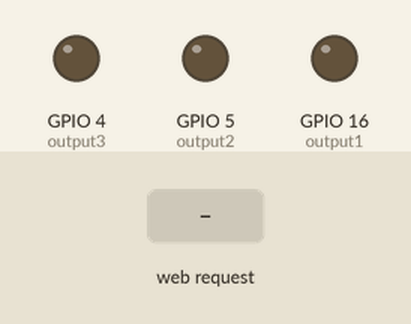
Recording of a sketch running on a simulated ESP32. Parts: output pins drawn as LEDs (lit = HIGH). The test bench sets the inputs (shaded band). WiFi joins after 1.5 s; servers stay silent unless stated; what the sketch prints to the serial monitor is not drawn.

Above: at 2.7 s.
2.8 s: HTTP request GET /16/on received
At 3.4 s:
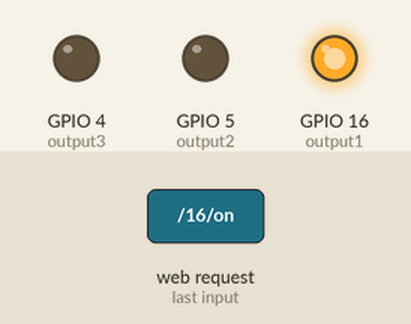
4.3 s: HTTP request GET /5/on received
At 5.5 s:
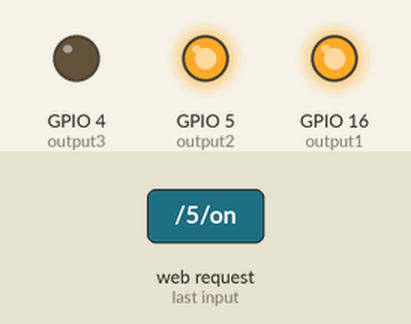
5.8 s: HTTP request GET /16/off received
At 6.9 s:
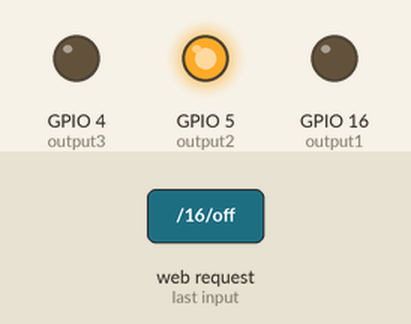
7.3 s: HTTP request GET /4/on received
At 8.0 s:
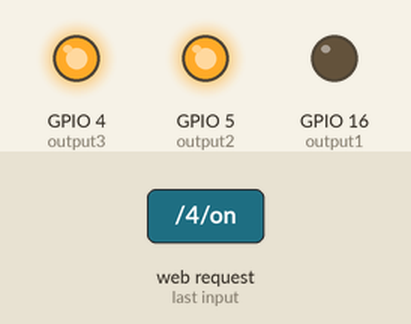
8.8 s: HTTP request GET /5/off received
At 9.1 s:
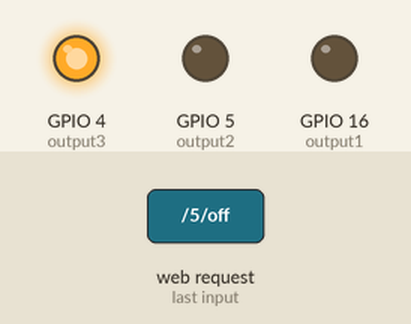
10.3 s: HTTP request GET /4/off received
At 11.5 s:
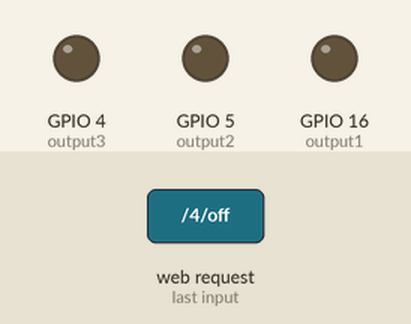
Timing chart, 0 to 12.8 s (numbered marks = the images above; inputs shaded):
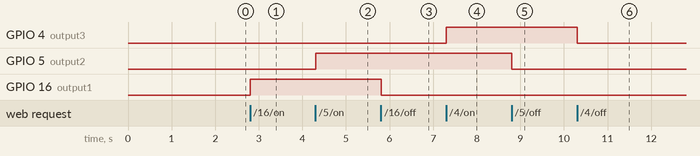

Measured:
- after the input at 2.8 s, GPIO 16 (output1): LOW → HIGH at once
- after the input at 4.3 s, GPIO 5 (output2): LOW → HIGH at once
- after the input at 5.8 s, GPIO 16 (output1): HIGH → LOW at once
- after the input at 7.3 s, GPIO 4 (output3): LOW → HIGH at once
- after the input at 8.8 s, GPIO 5 (output2): HIGH → LOW at once
- after the input at 10.3 s, GPIO 4 (output3): HIGH → LOW at once

The sketch:

VISERVER.ino
```cpp
#include <WiFi.h>

// Replace with your network credentials
const char* ssid     = "BRH_2.4GHZ";
const char* password = "BeWiFi@here";

// Set web server port number to 80
WiFiServer server(80);

// Variable to store the HTTP request
String header;

// Enter name of the devices
String Device_1 = "Fan";
String Device_2 = "Light";
String Device_3 = "Light2";

// Auxiliar variables to store the current output state
String output1State = "off";
String output2State = "off";
String output3State = "off";
String output4State = "off";
String output5State = "off";
String output6State = "off";

// Assign output variables to GPIO pins
const int output1 = 16;
const int output2 = 5;
const int output3 = 4;
const int output4 = 0;
const int output5 = 2;
const int output6 = 14;

// Current time
unsigned long currentTime = millis();
// Previous time
unsigned long previousTime = 0;
// Define timeout time in milliseconds (example: 2000ms = 2s)
const long timeoutTime = 2000;

void setup() {
  Serial.begin(115200);
  // Initialize the output variables as outputs
  pinMode(output1, OUTPUT);
  pinMode(output2, OUTPUT);
  pinMode(output3, OUTPUT);

  // Set outputs to LOW
  digitalWrite(output1, LOW);
  digitalWrite(output2, LOW);
  digitalWrite(output3, LOW);

  // Connect to Wi-Fi network with SSID and password
  Serial.print("Connecting to ");
  Serial.println(ssid);
  WiFi.begin(ssid, password);
  while (WiFi.status() != WL_CONNECTED) {
    delay(500);
    Serial.print(".");
  }
  // Print local IP address and start web server
  Serial.println("");
  Serial.println("WiFi connected.");
  Serial.println("IP address: ");
  Serial.println(WiFi.localIP());
  server.begin();
}

void loop(){
  WiFiClient client = server.available();   // Listen for incoming clients

  if (client) {                             // If a new client connects,
    Serial.println("New Client.");          // print a message out in the serial port
    String currentLine = "";                // make a String to hold incoming data from the client
    currentTime = millis();
    previousTime = currentTime;
    while (client.connected() && currentTime - previousTime <= timeoutTime) { // loop while the client's connected
      currentTime = millis();
      if (client.available()) {             // if there's bytes to read from the client,
        char c = client.read();             // read a byte, then
        Serial.write(c);                    // print it out the serial monitor
        header += c;
        if (c == '\n') {                    // if the byte is a newline character
          // if the current line is blank, you got two newline characters in a row.
          // that's the end of the client HTTP request, so send a response:
          if (currentLine.length() == 0) {
            // HTTP headers always start with a response code (e.g. HTTP/1.1 200 OK)
            // and a content-type so the client knows what's coming, then a blank line:
            client.println("HTTP/1.1 200 OK");
            client.println("Content-type:text/html");
            client.println("Connection: close");
            client.println();

            // turns the GPIOs on and off
            if (header.indexOf("GET /16/on") >= 0) {
              Serial.println(Device_1 + " on");
              output1State = "on";
              digitalWrite(output1, HIGH);
            } else if (header.indexOf("GET /16/off") >= 0) {
              Serial.println(Device_1 + " off");
              output1State = "off";
              digitalWrite(output1, LOW);
            }
              else if (header.indexOf("GET /5/on") >= 0) {
              Serial.println(Device_2 + " on");
              output2State = "on";
              digitalWrite(output2, HIGH);
            } else if (header.indexOf("GET /5/off") >= 0) {
              Serial.println(Device_2 + " off");
              output2State = "off";
              digitalWrite(output2, LOW);
            } else if (header.indexOf("GET /4/on") >= 0) {
              Serial.println(Device_3 + " on");
              output3State = "on";
              digitalWrite(output3, HIGH);
            } else if (header.indexOf("GET /4/off") >= 0) {
              Serial.println(Device_3 + " off");
              output3State = "off";
              digitalWrite(output3, LOW);
            }


            // Display the HTML web page
            client.println("<!DOCTYPE html><html>");
            client.println("<head><meta name=\"viewport\" content=\"width=device-width, initial-scale=1\">");
            client.println("<link rel=\"icon\" href=\"data:,\">");
            // CSS to style the on/off buttons
            // Feel free to change the background-color and font-size attributes to fit your preferences
            client.println("<style>html { font-family: Helvetica; display: inline-block; margin: 0px auto; text-align: center;}");
            client.println(".button { background-color: #195B6A; border: none; color: white; padding: 16px 40px;");
            client.println("text-decoration: none; font-size: 30px; margin: 2px; cursor: pointer;}");
            client.println(".button2 {background-color: #77878A;}</style></head>");

            // Web Page Heading
            client.println("<body><h1>KTEC SMART AUTOMATION </h1>");

            // Display current state, and ON/OFF buttons for GPIO 5
            client.println("<p>" + Device_1 + ' ' + output1State + "</p>");
            // If the output5State is off, it displays the ON button
            if (output1State=="off") {
              client.println("<p><a href=\"/16/on\"><button class=\"button\">ON</button></a></p>");
            } else {
              client.println("<p><a href=\"/16/off\"><button class=\"button button2\">OFF</button></a></p>");
            }

            // Display current state, and ON/OFF buttons for GPIO 4
            client.println("<p>" + Device_2 + ' ' + output2State + "</p>");
            // If the output4State is off, it displays the ON button
            if (output2State=="off") {
              client.println("<p><a href=\"/5/on\"><button class=\"button\">ON</button></a></p>");
            } else {
              client.println("<p><a href=\"/5/off\"><button class=\"button button2\">OFF</button></a></p>");
            }
            client.println("<p>" + Device_3 + ' ' + output3State + "</p>");
            if (output3State=="off") {
              client.println("<p><a href=\"/4/on\"><button class=\"button\">ON</button></a></p>");
            } else {
              client.println("<p><a href=\"/4/off\"><button class=\"button button2\">OFF</button></a></p>");
            }
            client.println("</body></html>");

            // The HTTP response ends with another blank line
            client.println();
            // Break out of the while loop
            break;
          } else { // if you got a newline, then clear currentLine
            currentLine = "";
          }
        } else if (c != '\r') {  // if you got anything else but a carriage return character,
          currentLine += c;      // add it to the end of the currentLine
        }
      }
    }
    // Clear the header variable
    header = "";
    // Close the connection
    client.stop();
    Serial.println("Client disconnected.");
    Serial.println("");
  }
}
```
